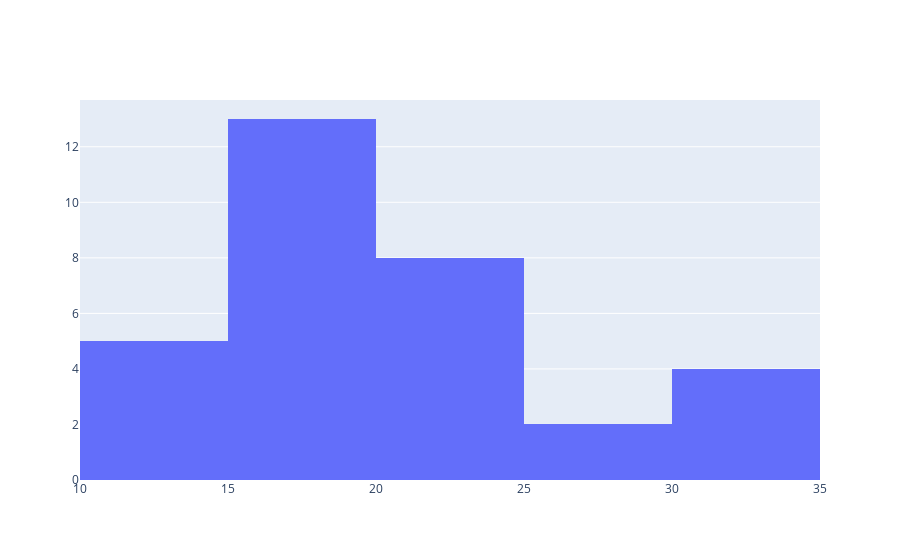

Notebook source saved alongside this figure:
### Code cell
address = '../demo/data/mtcars.csv'

cars = pd.read_csv(address)
cars.columns = ['car_names', 'mpg', 'cyl', 'disp', 'hp', 'drat', 'wt', 'qsec', 'vs', 'am', 'gear', 'carb']

mpg = cars.mpg
data = [go.Histogram(x = mpg)]
fig = go.Figure(data)
fig.show()

### Figure 1 — Plotly figure (JSON) as saved in the notebook; plotly's stock layout.template omitted (floating-point values rounded to 4 significant figures)
{"data": [{"type": "histogram", "x": [21, 21, 22.8, 21.4, 18.7, 18.1, 14.3, 24.4, 22.8, 19.2, 17.8, 16.4, 17.3, 15.2, 10.4, 10.4, 14.7, 32.4, 30.4, 33.9, 21.5, 15.5, 15.2, 13.3, 19.2, 27.3, 26, 30.4, 15.8, 19.7, 15, 21.4]}], "layout": {}}
